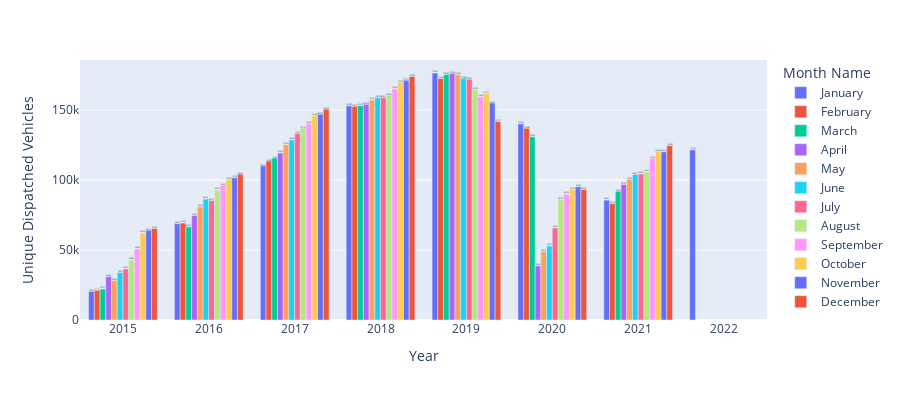
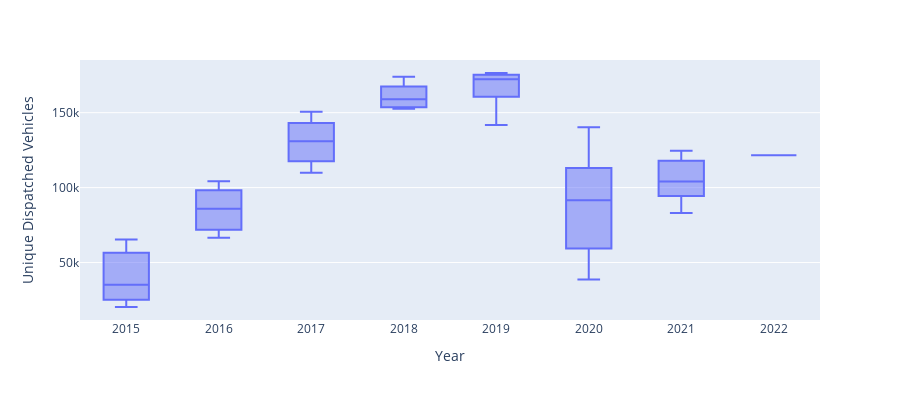

The notebook cell saved with these charts, in order:
### Code cell
fig = px.bar(FHV, x='Year', y='Unique Dispatched Vehicles',\
             labels={'Year':'Year'},\
             color='Month Name', barmode='group',text = 'Unique Dispatched Vehicles',\
             height=400)
fig.show()

fig2 = px.box(FHV, x='Year', y='Unique Dispatched Vehicles',\
             #labels={'x':'App Date (M)','Number of Applicants':'No. of Apps'},\
             #color=df5['Driver Exam'],\
             height=400)
fig2.show()

### Figure 1 — Plotly figure (JSON) as saved in the notebook; plotly's stock layout.template omitted (floating-point values rounded to 4 significant figures)
{"data": [{"alignmentgroup": "True", "hovertemplate": "Month Name=January<br>Year=%{x}<br>Unique Dispatched Vehicles=%{text}<extra></extra>", "legendgroup": "January", "marker": {"color": "#636efa", "pattern": {"shape": ""}}, "name": "January", "offsetgroup": "January", "orientation": "v", "showlegend": true, "text": [20345, 68794, 109960, 152990, 176476, 140196, 85661, 121575], "textposition": "auto", "type": "bar", "x": [2015, 2016, 2017, 2018, 2019, 2020, 2021, 2022], "xaxis": "x", "y": [20345, 68794, 109960, 152990, 176476, 140196, 85661, 121575], "yaxis": "y"}, {"alignmentgroup": "True", "hovertemplate": "Month Name=February<br>Year=%{x}<br>Unique Dispatched Vehicles=%{text}<extra></extra>", "legendgroup": "February", "marker": {"color": "#EF553B", "pattern": {"shape": ""}}, "name": "February", "offsetgroup": "February", "orientation": "v", "showlegend": true, "text": [21171, 69265, 113525, 152672, 172546, 136985, 83125], "textposition": "auto", "type": "bar", "x": [2015, 2016, 2017, 2018, 2019, 2020, 2021], "xaxis": "x", "y": [21171, 69265, 113525, 152672, 172546, 136985, 83125], "yaxis": "y"}, {"alignmentgroup": "True", "hovertemplate": "Month Name=March<br>Year=%{x}<br>Unique Dispatched Vehicles=%{text}<extra></extra>", "legendgroup": "March", "marker": {"color": "#00cc96", "pattern": {"shape": ""}}, "name": "March", "offsetgroup": "March", "orientation": "v", "showlegend": true, "text": [22137, 66612, 115679, 153159, 175382, 130900, 92026], "textposition": "auto", "type": "bar", "x": [2015, 2016, 2017, 2018, 2019, 2020, 2021], "xaxis": "x", "y": [22137, 66612, 115679, 153159, 175382, 130900, 92026], "yaxis": "y"}, {"alignmentgroup": "True", "hovertemplate": "Month Name=April<br>Year=%{x}<br>Unique Dispatched Vehicles=%{text}<extra></extra>", "legendgroup": "April", "marker": {"color": "#ab63fa", "pattern": {"shape": ""}}, "name": "April", "offsetgroup": "April", "orientation": "v", "showlegend": true, "text": [30986, 74565, 119349, 154168, 176048, 38678, 96752], "textposition": "auto", "type": "bar", "x": [2015, 2016, 2017, 2018, 2019, 2020, 2021], "xaxis": "x", "y": [30986, 74565, 119349, 154168, 176048, 38678, 96752], "yaxis": "y"}, {"alignmentgroup": "True", "hovertemplate": "Month Name=May<br>Year=%{x}<br>Unique Dispatched Vehicles=%{text}<extra></extra>", "legendgroup": "May", "marker": {"color": "#FFA15A", "pattern": {"shape": ""}}, "name": "May", "offsetgroup": "May", "orientation": "v", "showlegend": true, "text": [28296, 80903, 125243, 157227, 175346, 48859, 100354], "textposition": "auto", "type": "bar", "x": [2015, 2016, 2017, 2018, 2019, 2020, 2021], "xaxis": "x", "y": [28296, 80903, 125243, 157227, 175346, 48859, 100354], "yaxis": "y"}, {"alignmentgroup": "True", "hovertemplate": "Month Name=June<br>Year=%{x}<br>Unique Dispatched Vehicles=%{text}<extra></extra>", "legendgroup": "June", "marker": {"color": "#19d3f3", "pattern": {"shape": ""}}, "name": "June", "offsetgroup": "June", "orientation": "v", "showlegend": true, "text": [33871, 86416, 128684, 158776, 172806, 52910, 103957], "textposition": "auto", "type": "bar", "x": [2015, 2016, 2017, 2018, 2019, 2020, 2021], "xaxis": "x", "y": [33871, 86416, 128684, 158776, 172806, 52910, 103957], "yaxis": "y"}, {"alignmentgroup": "True", "hovertemplate": "Month Name=July<br>Year=%{x}<br>Unique Dispatched Vehicles=%{text}<extra></extra>", "legendgroup": "July", "marker": {"color": "#FF6692", "pattern": {"shape": ""}}, "name": "July", "offsetgroup": "July", "orientation": "v", "showlegend": true, "text": [36474, 85373, 133237, 159031, 172021, 65825, 104367], "textposition": "auto", "type": "bar", "x": [2015, 2016, 2017, 2018, 2019, 2020, 2021], "xaxis": "x", "y": [36474, 85373, 133237, 159031, 172021, 65825, 104367], "yaxis": "y"}, {"alignmentgroup": "True", "hovertemplate": "Month Name=August<br>Year=%{x}<br>Unique Dispatched Vehicles=%{text}<extra></extra>", "legendgroup": "August", "marker": {"color": "#B6E880", "pattern": {"shape": ""}}, "name": "August", "offsetgroup": "August", "orientation": "v", "showlegend": true, "text": [42880, 92955, 137143, 160566, 164740, 86129, 105714], "textposition": "auto", "type": "bar", "x": [2015, 2016, 2017, 2018, 2019, 2020, 2021], "xaxis": "x", "y": [42880, 92955, 137143, 160566, 164740, 86129, 105714], "yaxis": "y"}, {"alignmentgroup": "True", "hovertemplate": "Month Name=September<br>Year=%{x}<br>Unique Dispatched Vehicles=%{text}<extra></extra>", "legendgroup": "September", "marker": {"color": "#FF97FF", "pattern": {"shape": ""}}, "name": "September", "offsetgroup": "September", "orientation": "v", "showlegend": true, "text": [50802, 96232, 140329, 165185, 159426, 89924, 115545], "textposition": "auto", "type": "bar", "x": [2015, 2016, 2017, 2018, 2019, 2020, 2021], "xaxis": "x", "y": [50802, 96232, 140329, 165185, 159426, 89924, 115545], "yaxis": "y"}, {"alignmentgroup": "True", "hovertemplate": "Month Name=October<br>Year=%{x}<br>Unique Dispatched Vehicles=%{text}<extra></extra>", "legendgroup": "October", "marker": {"color": "#FECB52", "pattern": {"shape": ""}}, "name": "October", "offsetgroup": "October", "orientation": "v", "showlegend": true, "text": [62224, 100327, 145926, 169723, 161771, 93290, 120509], "textposition": "auto", "type": "bar", "x": [2015, 2016, 2017, 2018, 2019, 2020, 2021], "xaxis": "x", "y": [62224, 100327, 145926, 169723, 161771, 93290, 120509], "yaxis": "y"}, {"alignmentgroup": "True", "hovertemplate": "Month Name=November<br>Year=%{x}<br>Unique Dispatched Vehicles=%{text}<extra></extra>", "legendgroup": "November", "marker": {"color": "#636efa", "pattern": {"shape": ""}}, "name": "November", "offsetgroup": "November", "orientation": "v", "showlegend": true, "text": [64121, 101641, 146933, 171317, 154974, 95202, 120174], "textposition": "auto", "type": "bar", "x": [2015, 2016, 2017, 2018, 2019, 2020, 2021], "xaxis": "x", "y": [64121, 101641, 146933, 171317, 154974, 95202, 120174], "yaxis": "y"}, {"alignmentgroup": "True", "hovertemplate": "Month Name=December<br>Year=%{x}<br>Unique Dispatched Vehicles=%{text}<extra></extra>", "legendgroup": "December", "marker": {"color": "#EF553B", "pattern": {"shape": ""}}, "name": "December", "offsetgroup": "December", "orientation": "v", "showlegend": true, "text": [65390, 104185, 150642, 173998, 141771, 93229, 124583], "textposition": "auto", "type": "bar", "x": [2015, 2016, 2017, 2018, 2019, 2020, 2021], "xaxis": "x", "y": [65390, 104185, 150642, 173998, 141771, 93229, 124583], "yaxis": "y"}], "layout": {"barmode": "group", "height": 400, "legend": {"title": {"text": "Month Name"}, "tracegroupgap": 0}, "margin": {"t": 60}, "xaxis": {"anchor": "y", "domain": [0, 1], "title": {"text": "Year"}}, "yaxis": {"anchor": "x", "domain": [0, 1], "title": {"text": "Unique Dispatched Vehicles"}}}}

### Figure 2 — Plotly figure (JSON) as saved in the notebook; plotly's stock layout.template omitted (floating-point values rounded to 4 significant figures)
{"data": [{"alignmentgroup": "True", "hovertemplate": "Year=%{x}<br>Unique Dispatched Vehicles=%{y}<extra></extra>", "legendgroup": "", "marker": {"color": "#636efa"}, "name": "", "notched": false, "offsetgroup": "", "orientation": "v", "showlegend": false, "type": "box", "x": [2015, 2015, 2015, 2015, 2015, 2015, 2015, 2015, 2015, 2015, 2015, 2015, 2016, 2016, 2016, 2016, 2016, 2016, 2016, 2016, 2016, 2016, 2016, 2016, 2017, 2017, 2017, 2017, 2017, 2017, 2017, 2017, 2017, 2017, 2017, 2017, 2018, 2018, 2018, 2018, 2018, 2018, 2018, 2018, 2018, 2018, 2018, 2018, 2019, 2019, 2019, 2019, 2019, 2019, 2019, 2019, 2019, 2019, 2019, 2019, 2020, 2020, 2020, 2020, 2020, 2020, 2020, 2020, 2020, 2020, 2020, 2020, 2021, 2021, 2021, 2021, 2021, 2021, 2021, 2021, 2021, 2021, 2021, 2021, 2022], "x0": " ", "xaxis": "x", "y": [20345, 21171, 22137, 30986, 28296, 33871, 36474, 42880, 50802, 62224, 64121, 65390, 68794, 69265, 66612, 74565, 80903, 86416, 85373, 92955, 96232, 100327, 101641, 104185, 109960, 113525, 115679, 119349, 125243, 128684, 133237, 137143, 140329, 145926, 146933, 150642, 152990, 152672, 153159, 154168, 157227, 158776, 159031, 160566, 165185, 169723, 171317, 173998, 176476, 172546, 175382, 176048, 175346, 172806, 172021, 164740, 159426, 161771, 154974, 141771, 140196, 136985, 130900, 38678, 48859, 52910, 65825, 86129, 89924, 93290, 95202, 93229, 85661, 83125, 92026, 96752, 100354, 103957, 104367, 105714, 115545, 120509, 120174, 124583, 121575], "y0": " ", "yaxis": "y"}], "layout": {"boxmode": "group", "height": 400, "legend": {"tracegroupgap": 0}, "margin": {"t": 60}, "xaxis": {"anchor": "y", "domain": [0, 1], "title": {"text": "Year"}}, "yaxis": {"anchor": "x", "domain": [0, 1], "title": {"text": "Unique Dispatched Vehicles"}}}}
